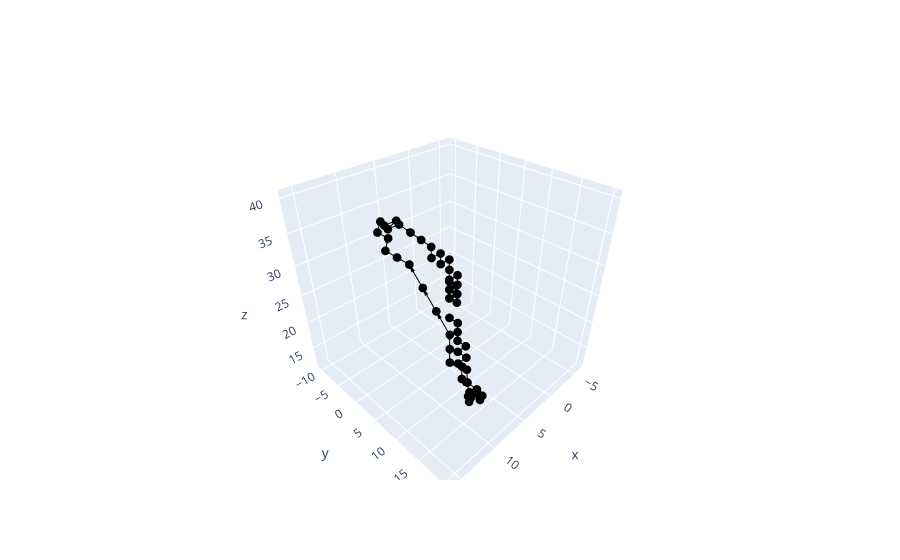

Source (notebook cell):
### Code cell
fig.show()

### Figure 1 — Plotly figure (JSON) as saved in the notebook; plotly's stock layout.template omitted (floating-point values rounded to 4 significant figures)
{"data": [{"marker": {"color": "black", "line": {"color": "white", "width": 1}, "size": 2}, "mode": "markers", "showlegend": false, "type": "scatter3d", "x": [1.776, 1.776, 3.245, 3.245, 4.714, 4.714, 6.183, 6.183, 7.653, -5.571, -5.571, -4.101, -4.101, -2.632, -2.632, 1.776, 7.653, 9.122, -2.632, -1.163, 1.776, 1.776, 9.122, 9.122, -1.163, -1.163, 10.59, -1.163, 10.59, -1.163, 0.3064, 12.06, 0.3064, 0.3064, 1.776, 13.53, 1.776, 3.245, 13.53, 3.245, 15.0, 4.714, 15.0, 6.183, 15.0, 7.653, 9.122, 15.0, 9.122, 10.59, 15.0, 12.06, 13.53, 13.53, 15.0, 15.0, 15.0], "y": [2.547, 4.606, 4.606, 6.664, 6.664, 8.723, 10.78, 12.84, 12.84, -9.804, -7.745, -7.745, -5.687, -5.687, -3.628, 2.547, 14.9, 14.9, -3.628, -3.628, 0.4888, 2.547, 14.9, 16.96, -3.628, -1.57, 16.96, -1.57, 19.02, -1.57, -1.57, 19.02, -1.57, -1.57, -1.57, 19.02, -1.57, -1.57, 19.02, -1.57, 19.02, -1.57, 19.02, -1.57, 19.02, -1.57, -1.57, 16.96, 0.4888, 0.4888, 14.9, 2.547, 4.606, 6.664, 8.723, 10.78, 12.84], "z": [12.62, 12.62, 12.62, 12.62, 12.62, 12.62, 12.62, 12.62, 12.62, 14.53, 14.53, 14.53, 14.53, 14.53, 14.53, 14.53, 14.53, 14.53, 16.44, 16.44, 16.44, 16.44, 16.44, 16.44, 18.35, 18.35, 18.35, 20.26, 20.26, 22.17, 22.17, 22.17, 24.08, 25.98, 25.98, 25.98, 27.89, 27.89, 27.89, 29.8, 29.8, 31.71, 31.71, 33.62, 33.62, 35.53, 35.53, 35.53, 37.44, 37.44, 37.44, 39.35, 39.35, 39.35, 39.35, 39.35, 39.35]}, {"marker": {"color": "black", "size": 3}, "showlegend": false, "type": "scatter3d", "x": [1.776, 1.776], "y": [2.547, 4.606], "z": [12.62, 12.62]}, {"anchor": "tip", "colorscale": [[0, "black"], [1, "black"]], "showlegend": false, "showscale": false, "sizeref": 0.3, "type": "cone", "u": [0], "v": [2.058], "w": [0], "x": [1.776], "y": [4.606], "z": [12.62]}, {"marker": {"color": "black", "size": 3}, "showlegend": false, "type": "scatter3d", "x": [1.776, 3.245], "y": [4.606, 4.606], "z": [12.62, 12.62]}, {"anchor": "tip", "colorscale": [[0, "black"], [1, "black"]], "showlegend": false, "showscale": false, "sizeref": 0.3, "type": "cone", "u": [1.469], "v": [0], "w": [0], "x": [3.245], "y": [4.606], "z": [12.62]}, {"marker": {"color": "black", "size": 3}, "showlegend": false, "type": "scatter3d", "x": [3.245, 3.245], "y": [4.606, 6.664], "z": [12.62, 12.62]}, {"anchor": "tip", "colorscale": [[0, "black"], [1, "black"]], "showlegend": false, "showscale": false, "sizeref": 0.3, "type": "cone", "u": [0], "v": [2.058], "w": [0], "x": [3.245], "y": [6.664], "z": [12.62]}, {"marker": {"color": "black", "size": 3}, "showlegend": false, "type": "scatter3d", "x": [3.245, 4.714], "y": [6.664, 6.664], "z": [12.62, 12.62]}, {"anchor": "tip", "colorscale": [[0, "black"], [1, "black"]], "showlegend": false, "showscale": false, "sizeref": 0.3, "type": "cone", "u": [1.469], "v": [0], "w": [0], "x": [4.714], "y": [6.664], "z": [12.62]}, {"marker": {"color": "black", "size": 3}, "showlegend": false, "type": "scatter3d", "x": [4.714, 4.714], "y": [6.664, 8.723], "z": [12.62, 12.62]}, {"anchor": "tip", "colorscale": [[0, "black"], [1, "black"]], "showlegend": false, "showscale": false, "sizeref": 0.3, "type": "cone", "u": [0], "v": [2.058], "w": [0], "x": [4.714], "y": [8.723], "z": [12.62]}, {"marker": {"color": "black", "size": 3}, "showlegend": false, "type": "scatter3d", "x": [4.714, 6.183], "y": [8.723, 10.78], "z": [12.62, 12.62]}, {"anchor": "tip", "colorscale": [[0, "black"], [1, "black"]], "showlegend": false, "showscale": false, "sizeref": 0.3, "type": "cone", "u": [1.469], "v": [2.058], "w": [0], "x": [6.183], "y": [10.78], "z": [12.62]}, {"marker": {"color": "black", "size": 3}, "showlegend": false, "type": "scatter3d", "x": [6.183, 6.183], "y": [10.78, 12.84], "z": [12.62, 12.62]}, {"anchor": "tip", "colorscale": [[0, "black"], [1, "black"]], "showlegend": false, "showscale": false, "sizeref": 0.3, "type": "cone", "u": [0], "v": [2.058], "w": [0], "x": [6.183], "y": [12.84], "z": [12.62]}, {"marker": {"color": "black", "size": 3}, "showlegend": false, "type": "scatter3d", "x": [6.183, 7.653], "y": [12.84, 12.84], "z": [12.62, 12.62]}, {"anchor": "tip", "colorscale": [[0, "black"], [1, "black"]], "showlegend": false, "showscale": false, "sizeref": 0.3, "type": "cone", "u": [1.469], "v": [0], "w": [0], "x": [7.653], "y": [12.84], "z": [12.62]}, {"marker": {"color": "black", "size": 3}, "showlegend": false, "type": "scatter3d", "x": [7.653, 7.653], "y": [12.84, 14.9], "z": [12.62, 14.53]}, {"anchor": "tip", "colorscale": [[0, "black"], [1, "black"]], "showlegend": false, "showscale": false, "sizeref": 0.3, "type": "cone", "u": [0], "v": [2.058], "w": [1.909], "x": [7.653], "y": [14.9], "z": [14.53]}, {"marker": {"color": "black", "size": 3}, "showlegend": false, "type": "scatter3d", "x": [-5.571, -5.571], "y": [-7.745, -9.804], "z": [14.53, 14.53]}, {"anchor": "tip", "colorscale": [[0, "black"], [1, "black"]], "showlegend": false, "showscale": false, "sizeref": 0.3, "type": "cone", "u": [0], "v": [-2.058], "w": [0], "x": [-5.571], "y": [-9.804], "z": [14.53]}, {"marker": {"color": "black", "size": 3}, "showlegend": false, "type": "scatter3d", "x": [-4.101, -5.571], "y": [-7.745, -7.745], "z": [14.53, 14.53]}, {"anchor": "tip", "colorscale": [[0, "black"], [1, "black"]], "showlegend": false, "showscale": false, "sizeref": 0.3, "type": "cone", "u": [-1.469], "v": [0], "w": [0], "x": [-5.571], "y": [-7.745], "z": [14.53]}, {"marker": {"color": "black", "size": 3}, "showlegend": false, "type": "scatter3d", "x": [-4.101, -4.101], "y": [-5.687, -7.745], "z": [14.53, 14.53]}, {"anchor": "tip", "colorscale": [[0, "black"], [1, "black"]], "showlegend": false, "showscale": false, "sizeref": 0.3, "type": "cone", "u": [0], "v": [-2.058], "w": [0], "x": [-4.101], "y": [-7.745], "z": [14.53]}, {"marker": {"color": "black", "size": 3}, "showlegend": false, "type": "scatter3d", "x": [-2.632, -4.101], "y": [-5.687, -5.687], "z": [14.53, 14.53]}, {"anchor": "tip", "colorscale": [[0, "black"], [1, "black"]], "showlegend": false, "showscale": false, "sizeref": 0.3, "type": "cone", "u": [-1.469], "v": [0], "w": [0], "x": [-4.101], "y": [-5.687], "z": [14.53]}, {"marker": {"color": "black", "size": 3}, "showlegend": false, "type": "scatter3d", "x": [-2.632, -2.632], "y": [-3.628, -5.687], "z": [14.53, 14.53]}, {"anchor": "tip", "colorscale": [[0, "black"], [1, "black"]], "showlegend": false, "showscale": false, "sizeref": 0.3, "type": "cone", "u": [0], "v": [-2.058], "w": [0], "x": [-2.632], "y": [-5.687], "z": [14.53]}, {"marker": {"color": "black", "size": 3}, "showlegend": false, "type": "scatter3d", "x": [1.776, 1.776], "y": [2.547, 2.547], "z": [14.53, 12.62]}, {"anchor": "tip", "colorscale": [[0, "black"], [1, "black"]], "showlegend": false, "showscale": false, "sizeref": 0.3, "type": "cone", "u": [0], "v": [0], "w": [-1.909], "x": [1.776], "y": [2.547], "z": [12.62]}, {"marker": {"color": "black", "size": 3}, "showlegend": false, "type": "scatter3d", "x": [7.653, 9.122], "y": [14.9, 14.9], "z": [14.53, 14.53]}, {"anchor": "tip", "colorscale": [[0, "black"], [1, "black"]], "showlegend": false, "showscale": false, "sizeref": 0.3, "type": "cone", "u": [1.469], "v": [0], "w": [0], "x": [9.122], "y": [14.9], "z": [14.53]}, {"marker": {"color": "black", "size": 3}, "showlegend": false, "type": "scatter3d", "x": [9.122, 9.122], "y": [14.9, 14.9], "z": [14.53, 16.44]}, {"anchor": "tip", "colorscale": [[0, "black"], [1, "black"]], "showlegend": false, "showscale": false, "sizeref": 0.3, "type": "cone", "u": [0], "v": [0], "w": [1.909], "x": [9.122], "y": [14.9], "z": [16.44]}, {"marker": {"color": "black", "size": 3}, "showlegend": false, "type": "scatter3d", "x": [-2.632, -2.632], "y": [-3.628, -3.628], "z": [16.44, 14.53]}, {"anchor": "tip", "colorscale": [[0, "black"], [1, "black"]], "showlegend": false, "showscale": false, "sizeref": 0.3, "type": "cone", "u": [0], "v": [0], "w": [-1.909], "x": [-2.632], "y": [-3.628], "z": [14.53]}, {"marker": {"color": "black", "size": 3}, "showlegend": false, "type": "scatter3d", "x": [-1.163, -2.632], "y": [-3.628, -3.628], "z": [16.44, 16.44]}, {"anchor": "tip", "colorscale": [[0, "black"], [1, "black"]], "showlegend": false, "showscale": false, "sizeref": 0.3, "type": "cone", "u": [-1.469], "v": [0], "w": [0], "x": [-2.632], "y": [-3.628], "z": [16.44]}, {"marker": {"color": "black", "size": 3}, "showlegend": false, "type": "scatter3d", "x": [1.776, 1.776], "y": [0.4888, 2.547], "z": [16.44, 16.44]}, {"anchor": "tip", "colorscale": [[0, "black"], [1, "black"]], "showlegend": false, "showscale": false, "sizeref": 0.3, "type": "cone", "u": [0], "v": [2.058], "w": [0], "x": [1.776], "y": [2.547], "z": [16.44]}, {"marker": {"color": "black", "size": 3}, "showlegend": false, "type": "scatter3d", "x": [1.776, 1.776], "y": [2.547, 2.547], "z": [16.44, 14.53]}, {"anchor": "tip", "colorscale": [[0, "black"], [1, "black"]], "showlegend": false, "showscale": false, "sizeref": 0.3, "type": "cone", "u": [0], "v": [0], "w": [-1.909], "x": [1.776], "y": [2.547], "z": [14.53]}, {"marker": {"color": "black", "size": 3}, "showlegend": false, "type": "scatter3d", "x": [9.122, 9.122], "y": [14.9, 16.96], "z": [16.44, 16.44]}, {"anchor": "tip", "colorscale": [[0, "black"], [1, "black"]], "showlegend": false, "showscale": false, "sizeref": 0.3, "type": "cone", "u": [0], "v": [2.058], "w": [0], "x": [9.122], "y": [16.96], "z": [16.44]}, {"marker": {"color": "black", "size": 3}, "showlegend": false, "type": "scatter3d", "x": [9.122, 10.59], "y": [16.96, 16.96], "z": [16.44, 18.35]}, {"anchor": "tip", "colorscale": [[0, "black"], [1, "black"]], "showlegend": false, "showscale": false, "sizeref": 0.3, "type": "cone", "u": [1.469], "v": [0], "w": [1.909], "x": [10.59], "y": [16.96], "z": [18.35]}, {"marker": {"color": "black", "size": 3}, "showlegend": false, "type": "scatter3d", "x": [-1.163, -1.163], "y": [-3.628, -3.628], "z": [18.35, 16.44]}, {"anchor": "tip", "colorscale": [[0, "black"], [1, "black"]], "showlegend": false, "showscale": false, "sizeref": 0.3, "type": "cone", "u": [0], "v": [0], "w": [-1.909], "x": [-1.163], "y": [-3.628], "z": [16.44]}, {"marker": {"color": "black", "size": 3}, "showlegend": false, "type": "scatter3d", "x": [-1.163, -1.163], "y": [-1.57, -3.628], "z": [18.35, 18.35]}, {"anchor": "tip", "colorscale": [[0, "black"], [1, "black"]], "showlegend": false, "showscale": false, "sizeref": 0.3, "type": "cone", "u": [0], "v": [-2.058], "w": [0], "x": [-1.163], "y": [-3.628], "z": [18.35]}, {"marker": {"color": "black", "size": 3}, "showlegend": false, "type": "scatter3d", "x": [10.59, 10.59], "y": [16.96, 19.02], "z": [18.35, 20.26]}, {"anchor": "tip", "colorscale": [[0, "black"], [1, "black"]], "showlegend": false, "showscale": false, "sizeref": 0.3, "type": "cone", "u": [0], "v": [2.058], "w": [1.909], "x": [10.59], "y": [19.02], "z": [20.26]}, {"marker": {"color": "black", "size": 3}, "showlegend": false, "type": "scatter3d", "x": [-1.163, -1.163], "y": [-1.57, -1.57], "z": [20.26, 18.35]}, {"anchor": "tip", "colorscale": [[0, "black"], [1, "black"]], "showlegend": false, "showscale": false, "sizeref": 0.3, "type": "cone", "u": [0], "v": [0], "w": [-1.909], "x": [-1.163], "y": [-1.57], "z": [18.35]}, {"marker": {"color": "black", "size": 3}, "showlegend": false, "type": "scatter3d", "x": [10.59, 12.06], "y": [19.02, 19.02], "z": [20.26, 22.17]}, {"anchor": "tip", "colorscale": [[0, "black"], [1, "black"]], "showlegend": false, "showscale": false, "sizeref": 0.3, "type": "cone", "u": [1.469], "v": [0], "w": [1.909], "x": [12.06], "y": [19.02], "z": [22.17]}, {"marker": {"color": "black", "size": 3}, "showlegend": false, "type": "scatter3d", "x": [-1.163, -1.163], "y": [-1.57, -1.57], "z": [22.17, 20.26]}, {"anchor": "tip", "colorscale": [[0, "black"], [1, "black"]], "showlegend": false, "showscale": false, "sizeref": 0.3, "type": "cone", "u": [0], "v": [0], "w": [-1.909], "x": [-1.163], "y": [-1.57], "z": [20.26]}, {"marker": {"color": "black", "size": 3}, "showlegend": false, "type": "scatter3d", "x": [0.3064, -1.163], "y": [-1.57, -1.57], "z": [22.17, 22.17]}, {"anchor": "tip", "colorscale": [[0, "black"], [1, "black"]], "showlegend": false, "showscale": false, "sizeref": 0.3, "type": "cone", "u": [-1.469], "v": [0], "w": [0], "x": [-1.163], "y": [-1.57], "z": [22.17]}, {"marker": {"color": "black", "size": 3}, "showlegend": false, "type": "scatter3d", "x": [12.06, 13.53], "y": [19.02, 19.02], "z": [22.17, 25.98]}, {"anchor": "tip", "colorscale": [[0, "black"], [1, "black"]], "showlegend": false, "showscale": false, "sizeref": 0.3, "type": "cone", "u": [1.469], "v": [0], "w": [3.818], "x": [13.53], "y": [19.02], "z": [25.98]}, {"marker": {"color": "black", "size": 3}, "showlegend": false, "type": "scatter3d", "x": [0.3064, 0.3064], "y": [-1.57, -1.57], "z": [24.08, 22.17]}, {"anchor": "tip", "colorscale": [[0, "black"], [1, "black"]], "showlegend": false, "showscale": false, "sizeref": 0.3, "type": "cone", "u": [0], "v": [0], "w": [-1.909], "x": [0.3064], "y": [-1.57], "z": [22.17]}, {"marker": {"color": "black", "size": 3}, "showlegend": false, "type": "scatter3d", "x": [0.3064, 0.3064], "y": [-1.57, -1.57], "z": [25.98, 24.08]}, {"anchor": "tip", "colorscale": [[0, "black"], [1, "black"]], "showlegend": false, "showscale": false, "sizeref": 0.3, "type": "cone", "u": [0], "v": [0], "w": [-1.909], "x": [0.3064], "y": [-1.57], "z": [24.08]}, {"marker": {"color": "black", "size": 3}, "showlegend": false, "type": "scatter3d", "x": [1.776, 0.3064], "y": [-1.57, -1.57], "z": [25.98, 25.98]}, {"anchor": "tip", "colorscale": [[0, "black"], [1, "black"]], "showlegend": false, "showscale": false, "sizeref": 0.3, "type": "cone", "u": [-1.469], "v": [0], "w": [0], "x": [0.3064], "y": [-1.57], "z": [25.98]}, {"marker": {"color": "black", "size": 3}, "showlegend": false, "type": "scatter3d", "x": [13.53, 13.53], "y": [19.02, 19.02], "z": [25.98, 27.89]}, {"anchor": "tip", "colorscale": [[0, "black"], [1, "black"]], "showlegend": false, "showscale": false, "sizeref": 0.3, "type": "cone", "u": [0], "v": [0], "w": [1.909], "x": [13.53], "y": [19.02], "z": [27.89]}, {"marker": {"color": "black", "size": 3}, "showlegend": false, "type": "scatter3d", "x": [1.776, 1.776], "y": [-1.57, -1.57], "z": [27.89, 25.98]}, {"anchor": "tip", "colorscale": [[0, "black"], [1, "black"]], "showlegend": false, "showscale": false, "sizeref": 0.3, "type": "cone", "u": [0], "v": [0], "w": [-1.909], "x": [1.776], "y": [-1.57], "z": [25.98]}, {"marker": {"color": "black", "size": 3}, "showlegend": false, "type": "scatter3d", "x": [3.245, 1.776], "y": [-1.57, -1.57], "z": [27.89, 27.89]}, {"anchor": "tip", "colorscale": [[0, "black"], [1, "black"]], "showlegend": false, "showscale": false, "sizeref": 0.3, "type": "cone", "u": [-1.469], "v": [0], "w": [0], "x": [1.776], "y": [-1.57], "z": [27.89]}, {"marker": {"color": "black", "size": 3}, "showlegend": false, "type": "scatter3d", "x": [13.53, 15.0], "y": [19.02, 19.02], "z": [27.89, 29.8]}, {"anchor": "tip", "colorscale": [[0, "black"], [1, "black"]], "showlegend": false, "showscale": false, "sizeref": 0.3, "type": "cone", "u": [1.469], "v": [0], "w": [1.909], "x": [15.0], "y": [19.02], "z": [29.8]}, {"marker": {"color": "black", "size": 3}, "showlegend": false, "type": "scatter3d", "x": [3.245, 3.245], "y": [-1.57, -1.57], "z": [29.8, 27.89]}, {"anchor": "tip", "colorscale": [[0, "black"], [1, "black"]], "showlegend": false, "showscale": false, "sizeref": 0.3, "type": "cone", "u": [0], "v": [0], "w": [-1.909], "x": [3.245], "y": [-1.57], "z": [27.89]}, {"marker": {"color": "black", "size": 3}, "showlegend": false, "type": "scatter3d", "x": [15.0, 15.0], "y": [19.02, 19.02], "z": [29.8, 31.71]}, {"anchor": "tip", "colorscale": [[0, "black"], [1, "black"]], "showlegend": false, "showscale": false, "sizeref": 0.3, "type": "cone", "u": [0], "v": [0], "w": [1.909], "x": [15.0], "y": [19.02], "z": [31.71]}, {"marker": {"color": "black", "size": 3}, "showlegend": false, "type": "scatter3d", "x": [4.714, 3.245], "y": [-1.57, -1.57], "z": [31.71, 29.8]}, {"anchor": "tip", "colorscale": [[0, "black"], [1, "black"]], "showlegend": false, "showscale": false, "sizeref": 0.3, "type": "cone", "u": [-1.469], "v": [0], "w": [-1.909], "x": [3.245], "y": [-1.57], "z": [29.8]}, {"marker": {"color": "black", "size": 3}, "showlegend": false, "type": "scatter3d", "x": [15.0, 15.0], "y": [19.02, 19.02], "z": [31.71, 33.62]}, {"anchor": "tip", "colorscale": [[0, "black"], [1, "black"]], "showlegend": false, "showscale": false, "sizeref": 0.3, "type": "cone", "u": [0], "v": [0], "w": [1.909], "x": [15.0], "y": [19.02], "z": [33.62]}, {"marker": {"color": "black", "size": 3}, "showlegend": false, "type": "scatter3d", "x": [6.183, 4.714], "y": [-1.57, -1.57], "z": [33.62, 31.71]}, {"anchor": "tip", "colorscale": [[0, "black"], [1, "black"]], "showlegend": false, "showscale": false, "sizeref": 0.3, "type": "cone", "u": [-1.469], "v": [0], "w": [-1.909], "x": [4.714], "y": [-1.57], "z": [31.71]}, {"marker": {"color": "black", "size": 3}, "showlegend": false, "type": "scatter3d", "x": [15.0, 15.0], "y": [19.02, 16.96], "z": [33.62, 35.53]}, {"anchor": "tip", "colorscale": [[0, "black"], [1, "black"]], "showlegend": false, "showscale": false, "sizeref": 0.3, "type": "cone", "u": [0], "v": [-2.058], "w": [1.909], "x": [15.0], "y": [16.96], "z": [35.53]}, {"marker": {"color": "black", "size": 3}, "showlegend": false, "type": "scatter3d", "x": [7.653, 6.183], "y": [-1.57, -1.57], "z": [35.53, 33.62]}, {"anchor": "tip", "colorscale": [[0, "black"], [1, "black"]], "showlegend": false, "showscale": false, "sizeref": 0.3, "type": "cone", "u": [-1.469], "v": [0], "w": [-1.909], "x": [6.183], "y": [-1.57], "z": [33.62]}, {"marker": {"color": "black", "size": 3}, "showlegend": false, "type": "scatter3d", "x": [9.122, 7.653], "y": [-1.57, -1.57], "z": [35.53, 35.53]}, {"anchor": "tip", "colorscale": [[0, "black"], [1, "black"]], "showlegend": false, "showscale": false, "sizeref": 0.3, "type": "cone", "u": [-1.469], "v": [0], "w": [0], "x": [7.653], "y": [-1.57], "z": [35.53]}, {"marker": {"color": "black", "size": 3}, "showlegend": false, "type": "scatter3d", "x": [15.0, 15.0], "y": [16.96, 14.9], "z": [35.53, 37.44]}, {"anchor": "tip", "colorscale": [[0, "black"], [1, "black"]], "showlegend": false, "showscale": false, "sizeref": 0.3, "type": "cone", "u": [0], "v": [-2.058], "w": [1.909], "x": [15.0], "y": [14.9], "z": [37.44]}, {"marker": {"color": "black", "size": 3}, "showlegend": false, "type": "scatter3d", "x": [9.122, 9.122], "y": [0.4888, -1.57], "z": [37.44, 35.53]}, {"anchor": "tip", "colorscale": [[0, "black"], [1, "black"]], "showlegend": false, "showscale": false, "sizeref": 0.3, "type": "cone", "u": [0], "v": [-2.058], "w": [-1.909], "x": [9.122], "y": [-1.57], "z": [35.53]}, {"marker": {"color": "black", "size": 3}, "showlegend": false, "type": "scatter3d", "x": [10.59, 9.122], "y": [0.4888, 0.4888], "z": [37.44, 37.44]}, {"anchor": "tip", "colorscale": [[0, "black"], [1, "black"]], "showlegend": false, "showscale": false, "sizeref": 0.3, "type": "cone", "u": [-1.469], "v": [0], "w": [0], "x": [9.122], "y": [0.4888], "z": [37.44]}, {"marker": {"color": "black", "size": 3}, "showlegend": false, "type": "scatter3d", "x": [15.0, 15.0], "y": [14.9, 12.84], "z": [37.44, 39.35]}, {"anchor": "tip", "colorscale": [[0, "black"], [1, "black"]], "showlegend": false, "showscale": false, "sizeref": 0.3, "type": "cone", "u": [0], "v": [-2.058], "w": [1.909], "x": [15.0], "y": [12.84], "z": [39.35]}, {"marker": {"color": "black", "size": 3}, "showlegend": false, "type": "scatter3d", "x": [12.06, 10.59], "y": [2.547, 0.4888], "z": [39.35, 37.44]}, {"anchor": "tip", "colorscale": [[0, "black"], [1, "black"]], "showlegend": false, "showscale": false, "sizeref": 0.3, "type": "cone", "u": [-1.469], "v": [-2.058], "w": [-1.909], "x": [10.59], "y": [0.4888], "z": [37.44]}, {"marker": {"color": "black", "size": 3}, "showlegend": false, "type": "scatter3d", "x": [13.53, 12.06], "y": [4.606, 2.547], "z": [39.35, 39.35]}, {"anchor": "tip", "colorscale": [[0, "black"], [1, "black"]], "showlegend": false, "showscale": false, "sizeref": 0.3, "type": "cone", "u": [-1.469], "v": [-2.058], "w": [0], "x": [12.06], "y": [2.547], "z": [39.35]}, {"marker": {"color": "black", "size": 3}, "showlegend": false, "type": "scatter3d", "x": [13.53, 13.53], "y": [6.664, 4.606], "z": [39.35, 39.35]}, {"anchor": "tip", "colorscale": [[0, "black"], [1, "black"]], "showlegend": false, "showscale": false, "sizeref": 0.3, "type": "cone", "u": [0], "v": [-2.058], "w": [0], "x": [13.53], "y": [4.606], "z": [39.35]}, {"marker": {"color": "black", "size": 3}, "showlegend": false, "type": "scatter3d", "x": [15.0, 13.53], "y": [8.723, 6.664], "z": [39.35, 39.35]}, {"anchor": "tip", "colorscale": [[0, "black"], [1, "black"]], "showlegend": false, "showscale": false, "sizeref": 0.3, "type": "cone", "u": [-1.469], "v": [-2.058], "w": [0], "x": [13.53], "y": [6.664], "z": [39.35]}, {"marker": {"color": "black", "size": 3}, "showlegend": false, "type": "scatter3d", "x": [15.0, 15.0], "y": [10.78, 8.723], "z": [39.35, 39.35]}, {"anchor": "tip", "colorscale": [[0, "black"], [1, "black"]], "showlegend": false, "showscale": false, "sizeref": 0.3, "type": "cone", "u": [0], "v": [-2.058], "w": [0], "x": [15.0], "y": [8.723], "z": [39.35]}, {"marker": {"color": "black", "size": 3}, "showlegend": false, "type": "scatter3d", "x": [15.0, 15.0], "y": [12.84, 10.78], "z": [39.35, 39.35]}, {"anchor": "tip", "colorscale": [[0, "black"], [1, "black"]], "showlegend": false, "showscale": false, "sizeref": 0.3, "type": "cone", "u": [0], "v": [-2.058], "w": [0], "x": [15.0], "y": [10.78], "z": [39.35]}], "layout": {"scene": {"aspectmode": "cube"}, "showlegend": false}}
